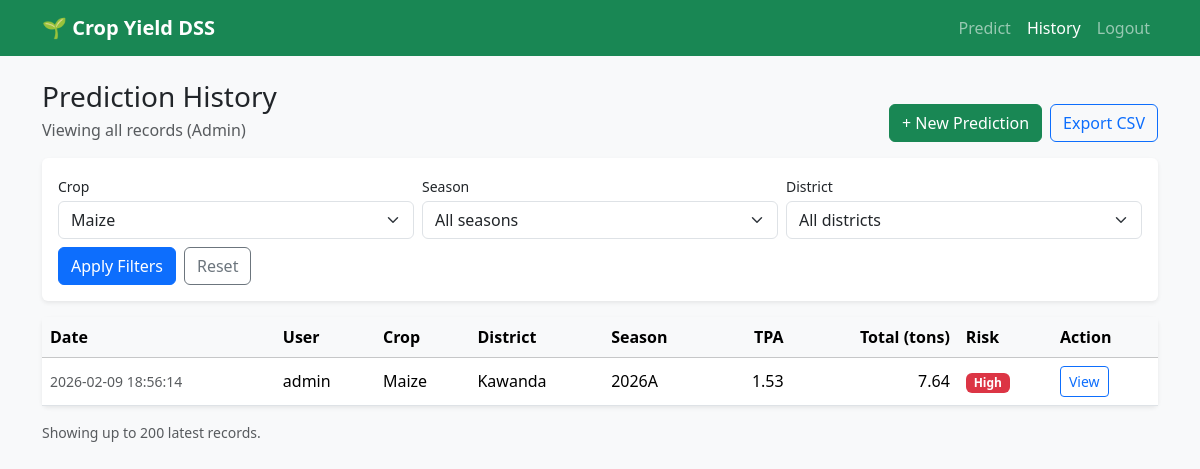
Page /history.php?crop=maize (signed in) on the committed database.
### tables this page shows
CREATE TABLE `predictions` (
  `id` bigint(20) unsigned NOT NULL AUTO_INCREMENT,
  `user_id` int(10) unsigned DEFAULT NULL,
  `crop_type` varchar(50) NOT NULL,
  `district` varchar(80) NOT NULL,
  `season` varchar(30) NOT NULL,
  `farm_size_acres` decimal(8,2) NOT NULL,
  `soil_type` enum('sandy','clay','loam','silt','other') NOT NULL DEFAULT 'other',
  `rainfall_mm` decimal(8,2) NOT NULL,
  `avg_temp_c` decimal(5,2) NOT NULL,
  `fertilizer_kg` decimal(10,2) NOT NULL DEFAULT 0.00,
  `irrigation` enum('yes','no') NOT NULL DEFAULT 'no',
  `seed_type` enum('local','improved','hybrid','other') NOT NULL DEFAULT 'other',
  `predicted_yield_tons` decimal(10,2) NOT NULL,
  `predicted_yield_tpa` decimal(10,2) NOT NULL,
  `risk_level` enum('low','medium','high') NOT NULL DEFAULT 'medium',
  `recommendations` text DEFAULT NULL,
  `created_at` timestamp NOT NULL DEFAULT current_timestamp(),
  PRIMARY KEY (`id`),
  KEY `idx_predictions_created_at` (`created_at`),
  KEY `idx_predictions_crop` (`crop_type`),
  KEY `idx_predictions_district` (`district`),
  KEY `idx_predictions_season` (`season`),
  KEY `idx_predictions_user` (`user_id`),
  CONSTRAINT `fk_predictions_user` FOREIGN KEY (`user_id`) REFERENCES `users` (`id`) ON DELETE SET NULL ON UPDATE CASCADE
);

CREATE TABLE `users` (
  `id` int(10) unsigned NOT NULL AUTO_INCREMENT,
  `full_name` varchar(120) NOT NULL,
  `username` varchar(50) NOT NULL,
  `password_hash` varchar(255) NOT NULL,
  `role` enum('admin','user') NOT NULL DEFAULT 'user',
  `created_at` timestamp NOT NULL DEFAULT current_timestamp(),
  PRIMARY KEY (`id`),
  UNIQUE KEY `uq_users_username` (`username`)
);

### public/history.php (the view, shortened to what this page needs)
<?php
require_once __DIR__ . '/../app/config/database.php';
$crop   = trim((string)($_GET['crop'] ?? ''));
$isAdmin = (($_SESSION['role'] ?? '') === 'admin');
$where = [];
$params = [];
if ($crop !== '') {
    $where[] = "p.crop_type = :crop";
    $params[':crop'] = $crop;
}
$whereSql = $where ? ("WHERE " . implode(" AND ", $where)) : "";
$sql = "
SELECT
  p.id, p.crop_type, p.district, p.season,
  p.farm_size_acres, p.soil_type, p.rainfall_mm, p.avg_temp_c, p.fertilizer_kg, p.irrigation, p.seed_type,
  p.predicted_yield_tpa, p.predicted_yield_tons, p.risk_level,
  p.created_at,
  u.username
FROM predictions p
LEFT JOIN users u ON u.id = p.user_id
{$whereSql}
ORDER BY p.created_at DESC
LIMIT 200
";
$stmt = $pdo->prepare($sql);
$stmt->execute($params);
$rows = $stmt->fetchAll();
$distinctCrop = $pdo->query("SELECT DISTINCT crop_type FROM predictions ORDER BY crop_type")->fetchAll();
function h(string $s): string { return htmlspecialchars($s, ENT_QUOTES, 'UTF-8'); }
function risk_badge(string $risk): string {
    return match ($risk) {
        'low' => 'success',
        'medium' => 'warning',
        'high' => 'danger',
        default => 'secondary',
    };
}
?>
<!doctype html>
<html lang="en">
<head>
  <link href="/assets/bootstrap/bootstrap.min.css" rel="stylesheet">
</head>
<body class="bg-light">
<nav class="navbar navbar-expand-lg navbar-dark bg-success">
  <div class="container">
    <a class="navbar-brand fw-semibold" href="/predict.php">🌱 Crop Yield DSS</a>
    <div class="collapse navbar-collapse" id="nav">
      <ul class="navbar-nav ms-auto">
        <li class="nav-item"><a class="nav-link" href="/predict.php">Predict</a></li>
        <li class="nav-item"><a class="nav-link active" href="/history.php">History</a></li>
        <li class="nav-item"><a class="nav-link" href="/logout.php">Logout</a></li>
      </ul>
    </div>
  </div>
</nav>
<div class="container py-4">
  <div class="d-flex flex-wrap justify-content-between align-items-end gap-2 mb-3">
    <div>
      <h3 class="mb-1">Prediction History</h3>
      <div class="text-muted">
        <?php if ($isAdmin): ?>
          Viewing all records (Admin)
        <?php else: ?>
          Viewing your records
        <?php endif; ?>
      </div>
    </div>
    <div class="d-flex gap-2">
  <a class="btn btn-success" href="/predict.php">+ New Prediction</a>
  <?php
    $qs = $_GET;
    $qs['export'] = 'csv';
    $exportUrl = '/history.php?' . http_build_query($qs);
  ?>
  <a class="btn btn-outline-primary" href="<?php echo htmlspecialchars($exportUrl); ?>">
    Export CSV
  </a>
</div>
  </div>
  <div class="card shadow-sm border-0 mb-3">
    <div class="card-body p-3">
      <form class="row g-2" method="get">
        <div class="col-md-4">
          <label class="form-label small mb-1">Crop</label>
          <select name="crop" class="form-select">
            <?php foreach ($distinctCrop as $c): $val = (string)$c['crop_type']; ?>
              <option value="<?php echo h($val); ?>" <?php echo ($val === $crop) ? 'selected' : ''; ?>>
                <?php echo h(ucfirst($val)); ?>
              </option>
            <?php endforeach; ?>
          </select>
        </div>
        <div class="col-md-4">
          <label class="form-label small mb-1">Season</label>
          <select name="season" class="form-select">
            <option value="">All seasons</option>
          </select>
        </div>
        <div class="col-md-4">
          <label class="form-label small mb-1">District</label>
          <select name="district" class="form-select">
            <option value="">All districts</option>
          </select>
        </div>
        <div class="col-12 d-flex gap-2 mt-2">
          <button class="btn btn-primary">Apply Filters</button>
          <a class="btn btn-outline-secondary" href="/history.php">Reset</a>
        </div>
      </form>
    </div>
  </div>
  <div class="card shadow-sm border-0">
    <div class="card-body p-0">
      <div class="table-responsive">
        <table class="table table-hover align-middle mb-0">
          <thead class="table-light">
            <tr>
              <th>Date</th>
              <?php if ($isAdmin): ?><th>User</th><?php endif; ?>
              <th>Crop</th>
              <th>District</th>
              <th>Season</th>
              <th class="text-end">TPA</th>
              <th class="text-end">Total (tons)</th>
              <th>Risk</th>
              <th>Action</th>
            </tr>
          </thead>
          <tbody>
            <?php if (!$rows): ?>
              <tr>
                <td colspan="<?php echo $isAdmin ? 9 : 8; ?>" class="text-center text-muted py-4">
                  No predictions found.
                </td>
              </tr>
            <?php else: ?>
              <?php foreach ($rows as $r): ?>
                <tr>
                  <td class="small text-muted"><?php echo h((string)$r['created_at']); ?></td>
                  <?php if ($isAdmin): ?>
                    <td><?php echo h((string)($r['username'] ?? '—')); ?></td>
                  <?php endif; ?>
                  <td><?php echo h(ucfirst((string)$r['crop_type'])); ?></td>
                  <td><?php echo h((string)$r['district']); ?></td>
                  <td><?php echo h((string)$r['season']); ?></td>
                  <td class="text-end"><?php echo h((string)$r['predicted_yield_tpa']); ?></td>
                  <td class="text-end"><?php echo h((string)$r['predicted_yield_tons']); ?></td>
                  <td>
                    <span class="badge bg-<?php echo risk_badge((string)$r['risk_level']); ?>">
                      <?php echo h(ucfirst((string)$r['risk_level'])); ?>
                    </span>
                  </td>
                  <td>
                    <a class="btn btn-sm btn-outline-primary" href="/view.php?id=<?php echo (int)$r['id']; ?>">
                        View
                    </a>
                    </td>
                </tr>
              <?php endforeach; ?>
            <?php endif; ?>
          </tbody>
        </table>
      </div>
    </div>
  </div>
  <p class="text-muted small mt-3 mb-0">
    Showing up to 200 latest records.
  </p>
</div>
</body>
</html>

### rows in the picture
predictions: created_at "2026-02-09 18:56:14", user.username "admin", crop_type "Maize", district "Kawanda", season "2026A", predicted_yield_tpa "1.53", predicted_yield_tons "7.64", risk_level "High"

### other values in the picture
form field crop "Maize"
